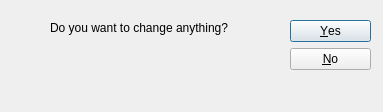
<?xml version="1.0" encoding="UTF-8"?>
<ui version="4.0">
 <class>Dialog</class>
 <widget class="QDialog" name="Dialog">
  <property name="geometry">
   <rect>
    <x>0</x>
    <y>0</y>
    <width>383</width>
    <height>112</height>
   </rect>
  </property>
  <property name="windowTitle">
   <string>Dialog</string>
  </property>
  <widget class="QDialogButtonBox" name="buttonBox">
   <property name="geometry">
    <rect>
     <x>290</x>
     <y>20</y>
     <width>81</width>
     <height>241</height>
    </rect>
   </property>
   <property name="orientation">
    <enum>Qt::Vertical</enum>
   </property>
   <property name="standardButtons">
    <set>QDialogButtonBox::No|QDialogButtonBox::Yes</set>
   </property>
   <property name="centerButtons">
    <bool>false</bool>
   </property>
  </widget>
  <widget class="QLabel" name="label">
   <property name="geometry">
    <rect>
     <x>50</x>
     <y>20</y>
     <width>201</width>
     <height>16</height>
    </rect>
   </property>
   <property name="text">
    <string>Do you want to change anything?</string>
   </property>
  </widget>
 </widget>
 <resources/>
 <connections>
  <connection>
   <sender>buttonBox</sender>
   <signal>accepted()</signal>
   <receiver>Dialog</receiver>
   <slot>accept()</slot>
   <hints>
    <hint type="sourcelabel">
     <x>248</x>
     <y>254</y>
    </hint>
    <hint type="destinationlabel">
     <x>157</x>
     <y>274</y>
    </hint>
   </hints>
  </connection>
  <connection>
   <sender>buttonBox</sender>
   <signal>rejected()</signal>
   <receiver>Dialog</receiver>
   <slot>reject()</slot>
   <hints>
    <hint type="sourcelabel">
     <x>316</x>
     <y>260</y>
    </hint>
    <hint type="destinationlabel">
     <x>286</x>
     <y>274</y>
    </hint>
   </hints>
  </connection>
 </connections>
</ui>
